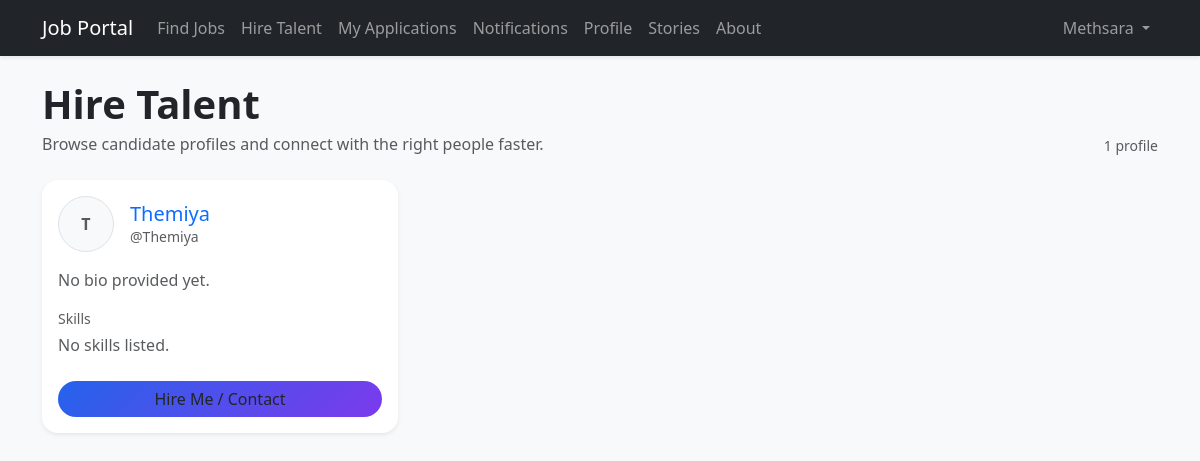
Page /talents/ (signed in) on the earlier database version.
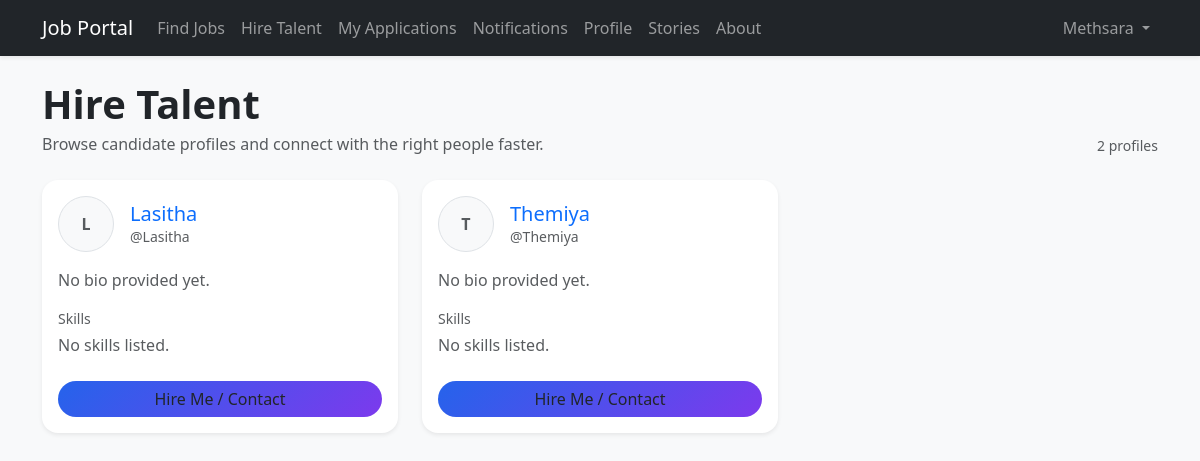
Same page on the later database version.
### accounts/models.py (models this page shows, shortened)
class UserProfile(models.Model):
    user = models.OneToOneField(User, on_delete=models.CASCADE, related_name="profile")
    bio = models.TextField(blank=True)
    skills = models.TextField(blank=True)
    experience = models.TextField(blank=True)
    education = models.TextField(blank=True)
    profile_picture = models.ImageField(upload_to="profile_pictures/", blank=True, null=True)
    resume_link = models.URLField(blank=True)

### accounts/views.py (the view)
# urls.py: path('talents/', views.talent_list, name='talent_list'),
@login_required
def talent_list(request):
    if not request.user.groups.filter(name="Employer").exists():
        return HttpResponseForbidden("Forbidden.")
    profiles = (
        UserProfile.objects.select_related("user")
        .exclude(user__groups__name="Employer")
        .order_by("user__username")
        .distinct()
    )
    return render(request, "talent_list.html", {"profiles": profiles})

### jobportal/context_processors.py (called while the page is built)
def unread_notifications_count(request):
    if not getattr(request, "user", None) or not request.user.is_authenticated:
        return {"unread_notifications_count": 0}
    return {
        "unread_notifications_count": Notification.objects.filter(
            recipient=request.user, is_read=False
        ).count()
    }

### accounts/templates/talent_list.html (shortened to what this page needs)
{% extends 'base.html' %}
{% block content %}
<div class="d-flex flex-wrap justify-content-between align-items-end gap-3 mb-4">
    <div>
        <h1 class="fw-bold mb-1">Hire Talent</h1>
        <p class="text-muted mb-0">Browse candidate profiles and connect with the right people faster.</p>
    </div>
    <div class="small text-muted">
        {{ profiles|length }} profile{{ profiles|length|pluralize }}
    </div>
</div>
<div class="row g-4">
    {% for profile in profiles %}
        <div class="col-12 col-sm-6 col-lg-4">
            <div class="card h-100 shadow-sm border-0 rounded-4 card-lift">
                <div class="card-body d-flex flex-column position-relative">
                    <div class="d-flex align-items-center gap-3 mb-3">
                        {% if profile.profile_picture %}
                            <img src="{{ profile.profile_picture.url }}" alt="{{ profile.user.get_full_name|default:profile.user.username }}" class="rounded-circle border" style="width: 56px; height: 56px; object-fit: cover;">
                        {% else %}
                            <div class="rounded-circle bg-light border d-flex align-items-center justify-content-center text-muted fw-bold" style="width: 56px; height: 56px;">
                                {{ profile.user.username|slice:":1"|upper }}
                            </div>
                        {% endif %}
                        <div class="min-w-0">
                            <h5 class="card-title mb-0 text-truncate">
                                <a class="text-decoration-none stretched-link" href="{% url 'profile_detail' profile.user.id %}">
                                    {{ profile.user.get_full_name|default:profile.user.username }}
                                </a>
                            </h5>
                            <div class="small text-muted text-truncate">@{{ profile.user.username }}</div>
                        </div>
                    </div>
                    {% if profile.bio %}
                        <p class="card-text text-muted mb-3" style="display: -webkit-box; -webkit-line-clamp: 3; -webkit-box-orient: vertical; overflow: hidden;">
                            {{ profile.bio }}
                        </p>
                    {% else %}
                        <p class="card-text text-muted mb-3">
                            No bio provided yet.
                        </p>
                    {% endif %}
                    <div class="mb-3">
                        <div class="small text-muted mb-1">Skills</div>
                        {% if profile.skills %}
                            <div class="d-flex flex-wrap gap-2">
                                <span class="badge text-bg-secondary">{{ profile.skills }}</span>
                            </div>
                        {% else %}
                            <div class="text-muted">No skills listed.</div>
                        {% endif %}
                    </div>
                    <div class="mt-auto pt-2">
                        {% if user.id == profile.user.id %}
                            <button class="btn btn-gradient-primary rounded-pill w-100" type="button" disabled>Hire Me / Contact</button>
                        {% else %}
                            <a href="{% url 'send_message' profile.user.id %}" class="btn btn-gradient-primary rounded-pill w-100 position-relative" style="z-index: 2;">
                                Hire Me / Contact
                            </a>
                        {% endif %}
                    </div>
                </div>
            </div>
        </div>
    {% endfor %}
</div>
{% endblock %}

Differences in the rows shown:
added UserProfile: user.username "L", user.get_full_name "Lasitha", user.username "Lasitha", bio "No bio provided yet.", skills "No skills listed.", shows "Hire Me / Contact"
Other differences:
{{ profiles|length }}: "1" → "2"
